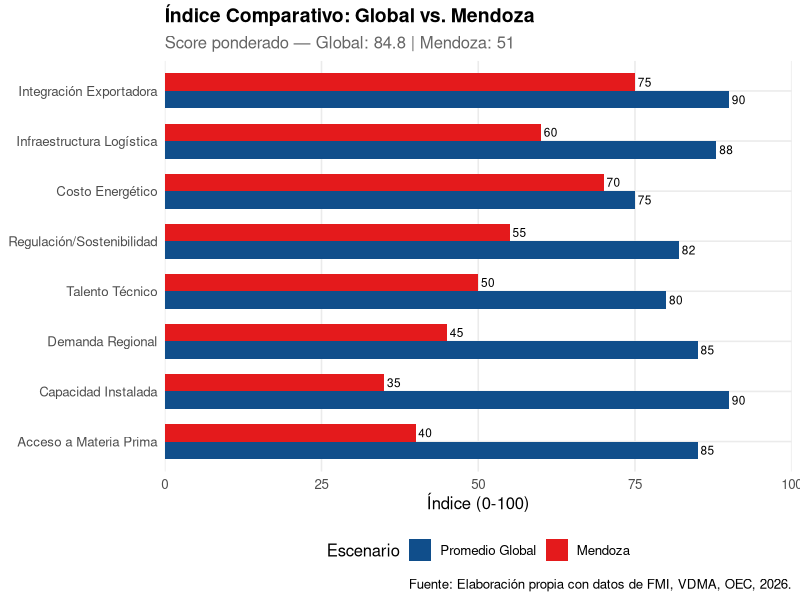
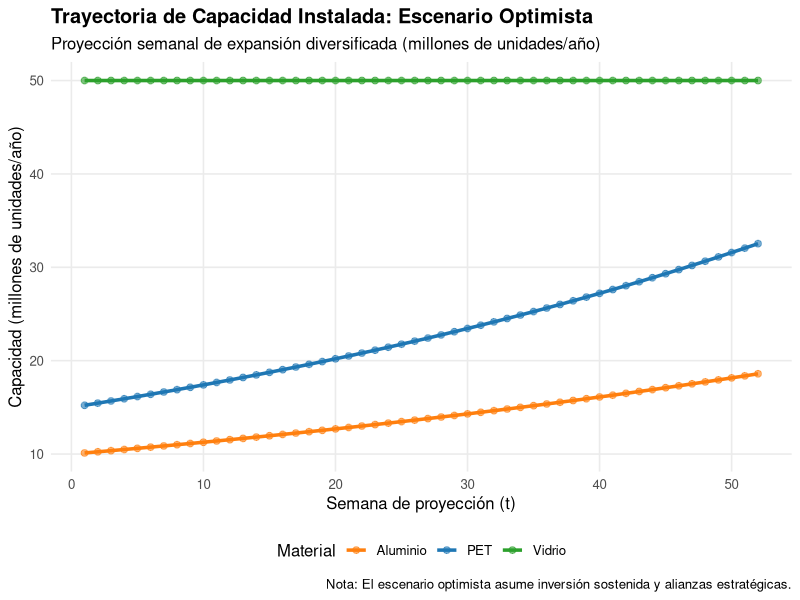
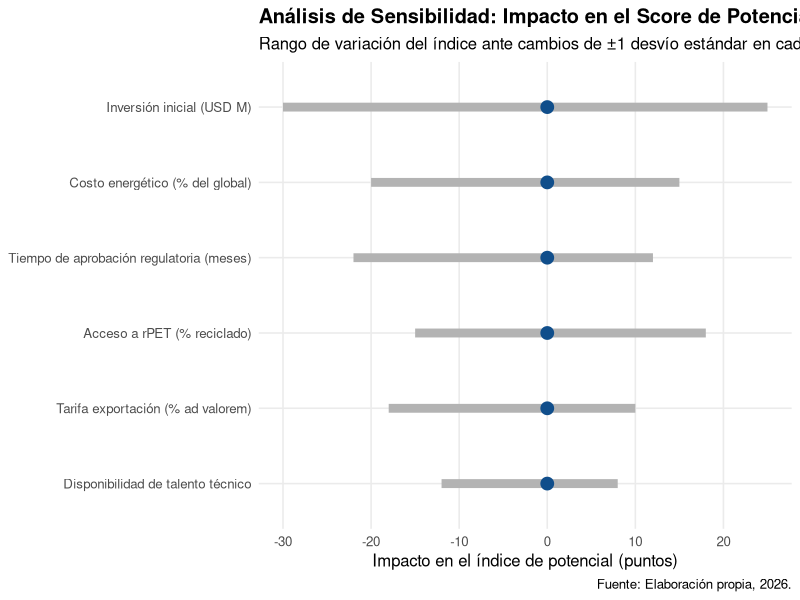

Write the R code that produced these figures, in order.
## ---- chunk 1
knitr::opts_chunk$set(
  echo = FALSE,
  message = FALSE,
  warning = FALSE,
  fig.align = "center",
  fig.retina = 2,
  out.width = "100%"
)

library(ggplot2)
library(knitr)
library(kableExtra)
library(dplyr)
library(tidyr)
library(scales)
## ---- chunk 2
fuentes_data <- data.frame(
  Fuente = c(
    "Future Market Insights – Beverage Packaging Market Report",
    "Euromonitor International / VDMA",
    "OEC / Trade Data Monitor",
    "DeepBeez Trade Intelligence",
    "Provincia de Mendoza / INV",
    "VDMA Food Processing and Packaging Machinery"
  ),
  Variables = c(
    "Tamaño de mercado global, segmentación, CAGR",
    "Proyecciones de consumo de bebidas 2024-2028",
    "Flujos comerciales de vino argentino (HS 2204)",
    "Análisis de exportaciones de vino por destino",
    "Producción vitivinícola, superficie cultivada",
    "Importaciones de maquinaria de envasado a Argentina"
  ),
  Frecuencia = c("Anual", "Anual", "Mensual", "Trimestral", "Anual", "Anual"),
  Corte = c("Mayo 2026", "Enero 2025", "Mayo 2026", "Marzo 2026", "Abril 2026", "Enero 2025")
)

kable(fuentes_data, 
      caption = "Fuentes de datos utilizadas en el modelo comparativo.",
      booktabs = TRUE) %>%
  kable_styling(bootstrap_options = c("striped", "hover", "condensed"),
                full_width = TRUE,
                position = "center")
## ---- chunk 3
# Datos de proyección basados en Euromonitor / VDMA
demanda_data <- data.frame(
  Bebida = c("Cerveza", "Vino", "Agua embotellada", "Gaseosas", "Jugos/Bebidas RTD"),
  Volumen_2024 = c(2200, 876, 1500, 1800, 450), # millones de litros
  Crecimiento_CAGR = c(3.2, 1.5, 4.5, 1.0, 6.8),
  Formato_Dominante = c("Lata aluminio / Botella vidrio", 
                        "Botella vidrio", 
                        "Botella PET", 
                        "Botella PET / Lata", 
                        "Botella PET / Cartón")
)

demanda_proyectada <- demanda_data %>%
  mutate(
    Volumen_2028 = round(Volumen_2024 * (1 + Crecimiento_CAGR/100)^4, 0),
    Incremento = Volumen_2028 - Volumen_2024
  )

kable(demanda_proyectada %>% 
        select(Bebida, Volumen_2024, Volumen_2028, Incremento, Formato_Dominante),
      col.names = c("Bebida", "Vol. 2024 (M L)", "Vol. 2028 (M L)", "Incremento (M L)", "Formato Dominante"),
      caption = "Proyección de demanda de envasado de bebidas en Argentina, 2024-2028.",
      booktabs = TRUE) %>%
  kable_styling(bootstrap_options = c("striped", "hover"),
                full_width = TRUE) %>%
  row_spec(which(demanda_proyectada$Incremento == max(demanda_proyectada$Incremento)), 
           bold = TRUE, background = "#d4edda")
## ---- chunk 4
# Construcción del índice comparativo
dimensiones <- data.frame(
  Dimension = c(
    "Demanda Regional", "Capacidad Instalada", "Infraestructura Logística",
    "Regulación/Sostenibilidad", "Talento Técnico", "Costo Energético",
    "Acceso a Materia Prima", "Integración Exportadora"
  ),
  Global_Promedio = c(85, 90, 88, 82, 80, 75, 85, 90),
  Mendoza = c(45, 35, 60, 55, 50, 70, 40, 75),
  Peso = c(0.20, 0.20, 0.15, 0.15, 0.10, 0.10, 0.05, 0.05)
)

dimensiones <- dimensiones %>%
  mutate(
    Brecha = Global_Promedio - Mendoza,
    Ponderado_Global = Global_Promedio * Peso,
    Ponderado_Mendoza = Mendoza * Peso
  )

score_global <- sum(dimensiones$Ponderado_Global)
score_mendoza <- sum(dimensiones$Ponderado_Mendoza)

# Visualización
dimensiones_long <- dimensiones %>%
  select(Dimension, Global_Promedio, Mendoza) %>%
  pivot_longer(cols = c(Global_Promedio, Mendoza), 
               names_to = "Escenario", 
               values_to = "Score")

ggplot(dimensiones_long, aes(x = reorder(Dimension, Score), y = Score, fill = Escenario)) +
  geom_bar(stat = "identity", position = "dodge", width = 0.7) +
  geom_text(aes(label = Score), position = position_dodge(width = 0.7), 
            hjust = -0.2, size = 3) +
  scale_fill_manual(values = c("Global_Promedio" = "#104e8b", "Mendoza" = "#e41a1c"),
                    labels = c("Promedio Global", "Mendoza")) +
  coord_flip() +
  scale_y_continuous(limits = c(0, 100), expand = c(0, 0)) +
  labs(
    title = "Índice Comparativo: Global vs. Mendoza",
    subtitle = paste0("Score ponderado — Global: ", round(score_global, 1), 
                     " | Mendoza: ", round(score_mendoza, 1)),
    x = NULL,
    y = "Índice (0-100)",
    fill = "Escenario",
    caption = "Fuente: Elaboración propia con datos de FMI, VDMA, OEC, 2026."
  ) +
  theme_minimal(base_size = 12) +
  theme(
    legend.position = "bottom",
    panel.grid.minor = element_blank(),
    plot.title = element_text(face = "bold", size = 14),
    plot.subtitle = element_text(color = "gray40")
  )
## ---- chunk 5
semanas <- 1:52
base_capacidad <- 50 # millones de unidades/año (vidrio)
tasa_crecimiento <- 0.015 # 1.5% semanal en escenario optimista

escenario_optimista <- data.frame(
  Semana = semanas,
  Capacidad_Vidrio = base_capacidad,
  Capacidad_PET = pmin(base_capacidad * 0.3 * (1 + tasa_crecimiento)^semanas, 80),
  Capacidad_Aluminio = pmin(base_capacidad * 0.2 * (1 + tasa_crecimiento * 0.8)^semanas, 40)
) %>%
  mutate(
    Capacidad_Total = Capacidad_Vidrio + Capacidad_PET + Capacidad_Aluminio,
    Fecha = as.Date("2026-06-01") + Semana * 7
  )

escenario_long <- escenario_optimista %>%
  select(Semana, Capacidad_Vidrio, Capacidad_PET, Capacidad_Aluminio) %>%
  pivot_longer(cols = starts_with("Capacidad_"), 
               names_to = "Material", 
               values_to = "Capacidad") %>%
  mutate(Material = gsub("Capacidad_", "", Material))

ggplot(escenario_long, aes(x = Semana, y = Capacidad, color = Material)) +
  geom_line(size = 1.2) +
  geom_point(size = 2, alpha = 0.6) +
  scale_color_manual(values = c("Vidrio" = "#2ca02c", "PET" = "#1f77b4", "Aluminio" = "#ff7f0e")) +
  labs(
    title = "Trayectoria de Capacidad Instalada: Escenario Optimista",
    subtitle = "Proyección semanal de expansión diversificada (millones de unidades/año)",
    x = "Semana de proyección (t)",
    y = "Capacidad (millones de unidades/año)",
    color = "Material",
    caption = "Nota: El escenario optimista asume inversión sostenida y alianzas estratégicas."
  ) +
  theme_minimal(base_size = 12) +
  theme(
    legend.position = "bottom",
    panel.grid.minor = element_blank(),
    plot.title = element_text(face = "bold")
  )
## ---- chunk 6
parametros <- data.frame(
  Parametro = c(
    "Inversión inicial (USD M)", "Costo energético (% del global)",
    "Tiempo de aprobación regulatoria (meses)", "Acceso a rPET (% reciclado)",
    "Tarifa exportación (% ad valorem)", "Disponibilidad de talento técnico"
  ),
  Impacto_Positivo = c(25, 15, 12, 18, 10, 8),
  Impacto_Negativo = c(-30, -20, -22, -15, -18, -12),
  Base = c(50, 70, 18, 25, 15, 40)
)

parametros_long <- parametros %>%
  mutate(Rango = Impacto_Positivo - Impacto_Negativo) %>%
  arrange(Rango) %>%
  mutate(Parametro = factor(Parametro, levels = Parametro))

ggplot(parametros_long) +
  geom_segment(aes(y = Parametro, yend = Parametro, 
                   x = Impacto_Negativo, xend = Impacto_Positivo),
               size = 3, color = "gray70") +
  geom_point(aes(y = Parametro, x = 0), color = "#104e8b", size = 4) +
  labs(
    title = "Análisis de Sensibilidad: Impacto en el Score de Potencial",
    subtitle = "Rango de variación del índice ante cambios de ±1 desvío estándar en cada parámetro",
    x = "Impacto en el índice de potencial (puntos)",
    y = NULL,
    caption = "Fuente: Elaboración propia, 2026."
  ) +
  theme_minimal(base_size = 12) +
  theme(
    panel.grid.minor = element_blank(),
    plot.title = element_text(face = "bold")
  )
